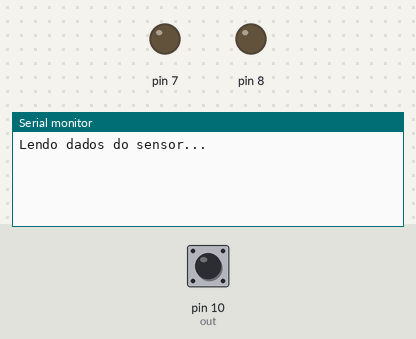
This sketch was run on a simulated Arduino Uno, built with avr-gcc and run on an emulated ATmega328P. Shown: output pins drawn as LEDs (lit = HIGH), the last lines printed to the serial monitor. The test bench sets the inputs (shaded band); at power-on: pin 10 (out) LOW. Pins used as bus, display or sensor lines are not drawn.

Above: at 1.2 s.
1.3 s: pin 10 (out) pulsed HIGH 5 times (0.12 s each, 0.3 s apart)
At 2.4 s:
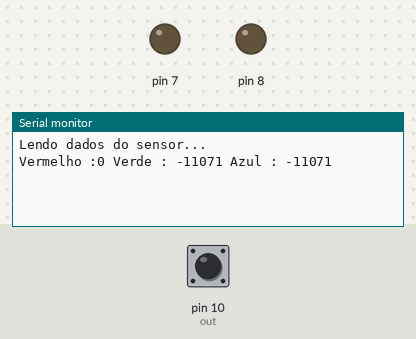
At 5.2 s:
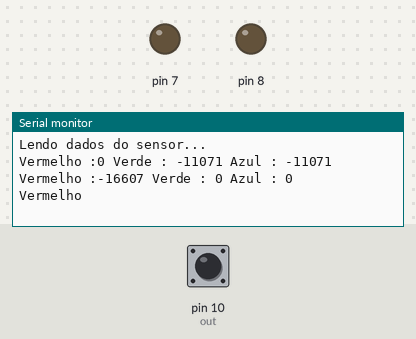

Measured:
- after the input at 1.3 s, the serial monitor: prints a new line after 0.42 s (image 1)

The sketch:

ExibeCor.ino
```cpp
//Programa: Sensor TCS3200

//Pins de ligação ao Arduino
const int s0 = 8;
const int s1 = 9;
const int s2 = 12;
const int s3 = 11;
const int out = 10;

//Variáveis das cores
int ver = 0;
int verde = 0;
int azul = 0;

void setup()
{
 // amarelo
  pinMode(12, OUTPUT);

  // verde
  pinMode(7, OUTPUT);

  //vermelho
  pinMode(8, OUTPUT);

  Serial.begin(9600);
  Serial.println("Lendo dados do sensor...");
}

void loop()
{
  //Detecta a cor
  cor();
  //Mostra valores no serial monitor
  Serial.print("Vermelho :");
  Serial.print(ver, DEC);

  Serial.print(" Verde : ");
  Serial.print(verde, DEC);

  Serial.print(" Azul : ");
  Serial.print(azul, DEC);

  Serial.println();


  //Verifica se a cor vermelha foi detetada
  if (ver < azul && ver < verde && ver < 100)
  {
    Serial.println("Vermelho");
  }


  //Verifica se a cor azul foi detetada
  else if (azul < ver && azul < verde && azul < 1000)
  {
    Serial.println("Azul");
  }


  //Verifica se a cor verde foi detetada
  else if (verde < ver && verde < azul)
  {
    Serial.println("Verde");
  }


  Serial.println();

  //Espera para a proxima leitura e reiniciar o processo
  delay(500);
}
void cor()
{
  //Rotina para leitura das cores RGB
  digitalWrite(s2, LOW);
  digitalWrite(s3, LOW);

  //Regista o valor da cor vermelha na variável ver
  ver = pulseIn(out, digitalRead(out) == HIGH ? LOW : HIGH);
  digitalWrite(s3, HIGH);


  //Regista o valor da cor azul na variável azul
  azul = pulseIn(out, digitalRead(out) == HIGH ? LOW : HIGH);
  digitalWrite(s2, HIGH);


  //Regista o valor da cor verde na variável verde
  verde = pulseIn(out, digitalRead(out) == HIGH ? LOW : HIGH);
}
```
